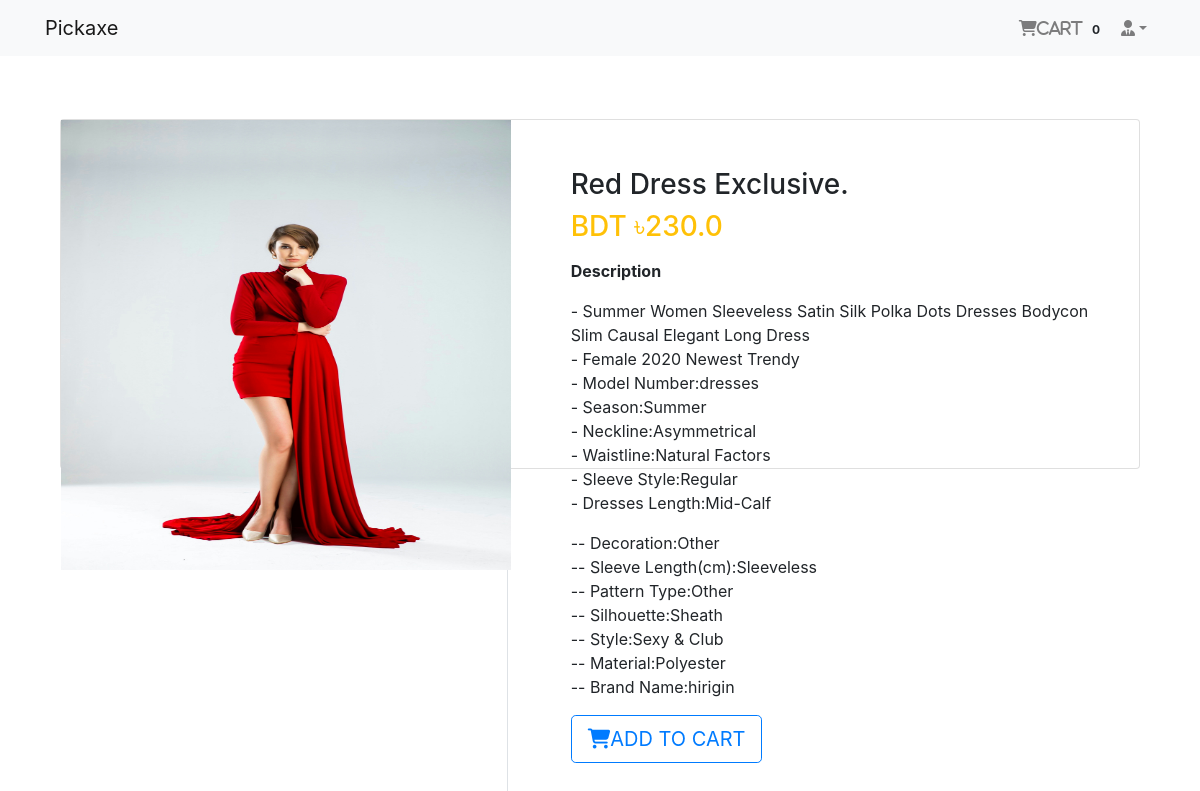
Page /product/2 (signed in) on the committed database.
### login_app/models.py (models this page shows, shortened)
class User(AbstractBaseUser, PermissionsMixin):
    email = models.EmailField(unique=True, null=False)
    is_staff = models.BooleanField(
        gettext_lazy('staff status'),
        default=False,
        help_text=gettext_lazy('Designates whether the user can log in this site')
    )
    is_active = models.BooleanField(
        gettext_lazy('active'),
        default=True,
        help_text=gettext_lazy(
            'Designates whether this user should be treated as active. Unselect this instead of deleting')
    )
    USERNAME_FIELD = 'email'
    object = MyUserManager()

### order_app/models.py (models this page shows, shortened)
class Order(models.Model):
    order_items = models.ManyToManyField(Cart)
    user = models.ForeignKey(settings.AUTH_USER_MODEL,on_delete=models.CASCADE)
    ordered = models.BooleanField(default=False)
    created = models.DateTimeField(auto_now_add=True)
    paymentId = models.CharField(max_length=264, blank=True,null=True)
    orderId = models.CharField(max_length=200, blank=True,null=True)

### shop_app/models.py (models this page shows, shortened)
class Product(models.Model):
    main_image = models.ImageField(upload_to='products/')
    name = models.CharField(max_length=264)
    category = models.ForeignKey(Category, on_delete=models.CASCADE, related_name='category')
    preview_text = models.TextField(max_length=200, verbose_name='Preview Text')
    detail_text = models.TextField(max_length=1000, verbose_name='Description')
    price = models.FloatField()
    old_price = models.FloatField(default=0.00)
    created = models.DateTimeField(auto_now_add=True)
    class Meta:
        ordering = ['-created',]

### shop_app/views.py (the view)
# urls.py: path('product/<pk>', views.ProductDetail.as_view(), name='product-detail'),
class ProductDetail(LoginRequiredMixin, DeleteView):
    model = Product
    template_name = 'shop_app/product_detail.html'

### order_app/templatetags/cart_tag.py (called while the page is built)
@register.filter
def cart_total(user):
    order = Order.objects.filter(user=user, ordered=False)
    if order.exists():
        return order[0].order_items.count()
    else:
        return 0

### templates/shop_app/product_detail.html
{% extends 'base.html' %}
{% block body_block %}
    <div class="container my-5">
        <div class="card">
            <div class="row">
                <aside class="col-sm-5 border-right">
                    <article class="gallery-wrap">
                        <div class="img-big-wrap">
                            <div>
                                <a href=""><img src="{{ object.main_image.url }}" style="width:450px" alt=""></a>
                            </div>
                        </div>
                    </article>
                </aside>
                <aside class="col-sm-7">
                    <article class="card-body p-5">
                        <h3 class="title mp-3">{{ object.name }}</h3>
                        <p class="price-detail-wrap">
                            <span class="price h3 text-warning">
                                <span class="currency">BDT &#2547;</span><span class="num">{{ object.price }}</span>
                            </span>
                        </p>
                        <dl class="item-property">
                            <dt>Description</dt>
                            <dd>
                                <p>{{ object.detail_text|linebreaks }}</p>
                            </dd>
                        </dl>
                        <a class="btn btn-lg btn-outline-primary text-uppercase" href="{% url 'order_app:add-to-cart' object.pk %}"> <i class="fas fa-shopping-cart"></i>Add to Cart</a>
                    </article>
                </aside>
            </div>
        </div>
    </div>
{% endblock %}

### templates/navbar.html (shortened to what this page needs)
{% load cart_tag %}
<nav class="navbar navbar-expand-lg navbar-light bg-light">
    <nav class="container">
        <a class="navbar-brand" href="{% url 'shop_app:home' %}">Pickaxe</a>
        <div class="collapse navbar-collapse" id="navbarNav">
            <ul class="navbar-nav ml-auto">
                {% if request.user.is_authenticated %}
                    <li class="nav-item">
                    <a href="{% url 'order_app:cart-view' %}" class="nav-link">
                        <i class="fa fa-shopping-cart">Cart</i>
                        <span class="badge badge-light">{{ request.user | cart_total }}</span>
                    </a>
                    </li>
                    <li class="nav-item dropdown">
                        <a class="nav-link dropdown-toggle" href="#" id="navbarDropdown" role="button"
                           data-toggle="dropdown"
                           aria-haspopup="true" aria-expanded="false"><i
                                class="fas fa-user-tie"></i>{{ reuquest.user.profile.username }}</a>
                    </li>
                {% else %}
                    <li class="nav-item">
                    <a href="{% url 'login_app:login' %}" class="btn btn-primary">Login</a>
                    </li>
                {% endif %}
            </ul>
        </div>
    </nav>
</nav>

### static/main.css (style rules this page uses)
.gallery-wrap .img-big-wrap img { height: 450px; width: auto; display: inline-block; cursor: zoom-in; }

### templates/base.html (style rules this page uses)
.card { height: 350px; }

### rows in the picture
User: user|cart_total "0"
Product: main_image (picture), name "Red Dress Exclusive.", price "230.0", detail_text "- Summer Women Sleeveless Satin Silk Polka Dots Dresses Bodycon Slim Causal Elegant Long Dress - Female 2020 Newest Trendy - Model Number:dresses - Season:Summer - Neckline:Asymmetrical - Waistline:Natural Factors - Sleeve Style:Regular - Dresses Length:Mid-Calf -- Decoration:Other -- Sleeve Length(cm):Sleeveless -- Pattern Type:Other -- Silhouette:Sheath -- Style:Sexy & Club -- Material:Polyester -- Brand Name:hirigin"
